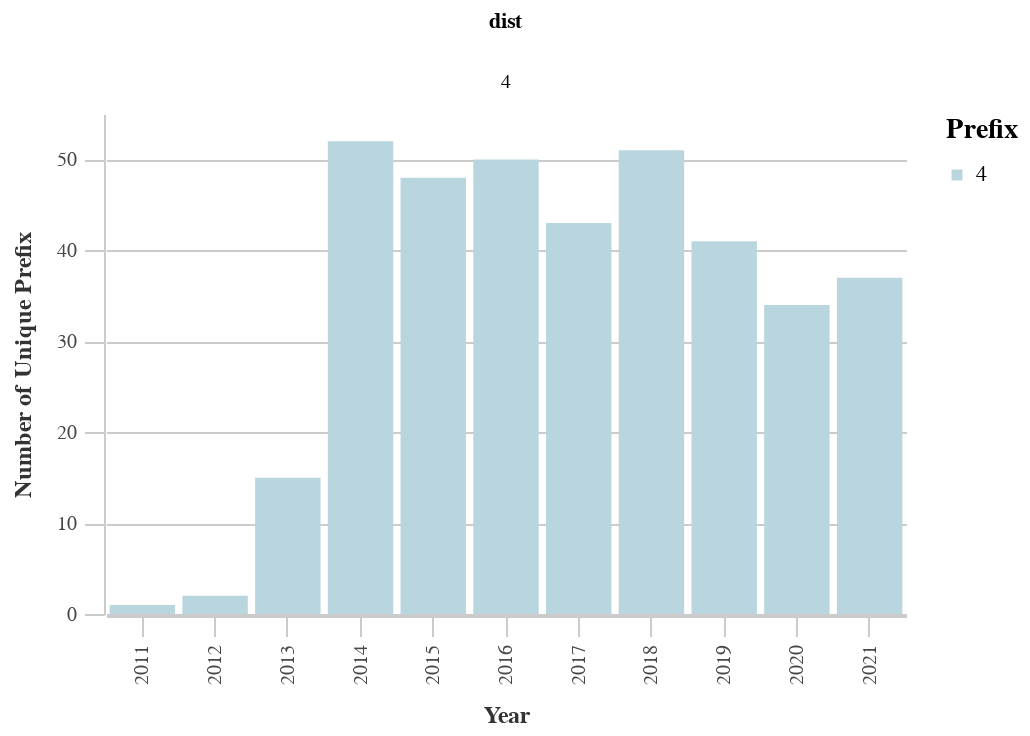

The notebook cell saved with this chart:
### Code cell
# 
agg_df = aggregate(df, group_col, aggfunc="sum")
_dla_utils.group_chart_nunique(agg_df, "prepared_y", "dist", "prefix")

### Figure 1 — Vega-Lite specification as saved in the notebook (floating-point values rounded to 4 significant figures)
{"width": 400, "height": 250, "background": "white", "config": {"title": {"fontSize": 18, "font": "Raleway", "anchor": "middle", "fontColor": "#333", "fontWeight": "bold", "offset": 20}, "header": {"labelFont": "Nunito Sans", "titleFont": "Raleway"}, "axis": {"domain": true, "domainColor": "#cbcbcb", "grid": true, "gridColor": "#cbcbcb", "gridWidth": 1, "labelColor": "#474747", "labelFontSize": 10, "titleColor": "#333", "tickColor": "#cbcbcb", "tickSize": 10, "titleFontSize": 12, "titlePadding": 10, "labelPadding": 4}, "axisBand": {"grid": false}, "range": {"category_bright": ["#2EA8CE", "#EB9F3C", "#F4D837", "#51BF9D", "#8CBCCB", "#9487C0"], "category_bold": ["#136C97", "#E16B26", "#F6BF16", "#00896B", "#7790A3", "#5B559C"], "diverging": ["#E16B26", "#EB9F3C", "#f6e7e1", "#8CBCCB", "#2EA8CE", "#136C97"], "sequential": ["#B9D6DF", "#8CBCCB", "#2EA8CE", "#136C97", "#0B405B"]}, "legend": {"labelFont": "Nunito Sans", "labelFontSize": 11, "symbolType": "square", "symbolSize": 30, "titleFont": "Raleway", "titleFontSize": 14, "titlePadding": 10, "padding": 1, "orient": "right", "labelLimit": 0}, "view": {"stroke": "transparent"}, "group": {"fill": "white"}, "arc": {"fill": "#8CBCCB"}, "area": {"fill": "#8CBCCB"}, "line": {"stroke": "#8CBCCB", "strokeWidth": 2}, "trail": {"color": "#8CBCCB", "stroke": "#8CBCCB", "strokeWidth": 0, "size": 1}, "path": {"stroke": "#8CBCCB", "strokeWidth": 0.5}, "rect": {"fill": "#8CBCCB"}, "point": {"filled": true, "shape": "circle"}, "shape": {"stroke": "#8CBCCB"}, "text": {"font": "Nunito Sans", "color": "#8CBCCB", "fontSize": 11, "align": "center", "fontWeight": 400, "size": 11}, "bar": {"binSpacing": 2, "fill": "#8CBCCB", "stroke": false}}, "data": {"name": "data-90077f820049be631a46951f66a997db"}, "mark": "bar", "encoding": {"color": {"field": "dist", "legend": {"title": "Prefix"}, "scale": {"range": ["#B9D6DF", "#8CBCCB", "#2EA8CE", "#136C97", "#0B405B"]}, "type": "nominal"}, "column": {"field": "dist", "type": "nominal"}, "x": {"field": "prepared_y", "title": "Year", "type": "ordinal"}, "y": {"field": "n", "title": "Number of Unique Prefix", "type": "quantitative"}}, "$schema": "https://vega.github.io/schema/vega-lite/v4.17.0.json", "datasets": {"data-90077f820049be631a46951f66a997db": [{"prepared_y": 2021.0, "dist": 4, "n": 37}, {"prepared_y": 2020.0, "dist": 4, "n": 34}, {"prepared_y": 2019.0, "dist": 4, "n": 41}, {"prepared_y": 2018.0, "dist": 4, "n": 51}, {"prepared_y": 2017.0, "dist": 4, "n": 43}, {"prepared_y": 2016.0, "dist": 4, "n": 50}, {"prepared_y": 2015.0, "dist": 4, "n": 48}, {"prepared_y": 2014.0, "dist": 4, "n": 52}, {"prepared_y": 2013.0, "dist": 4, "n": 15}, {"prepared_y": 2012.0, "dist": 4, "n": 2}, {"prepared_y": 2011.0, "dist": 4, "n": 1}]}}
